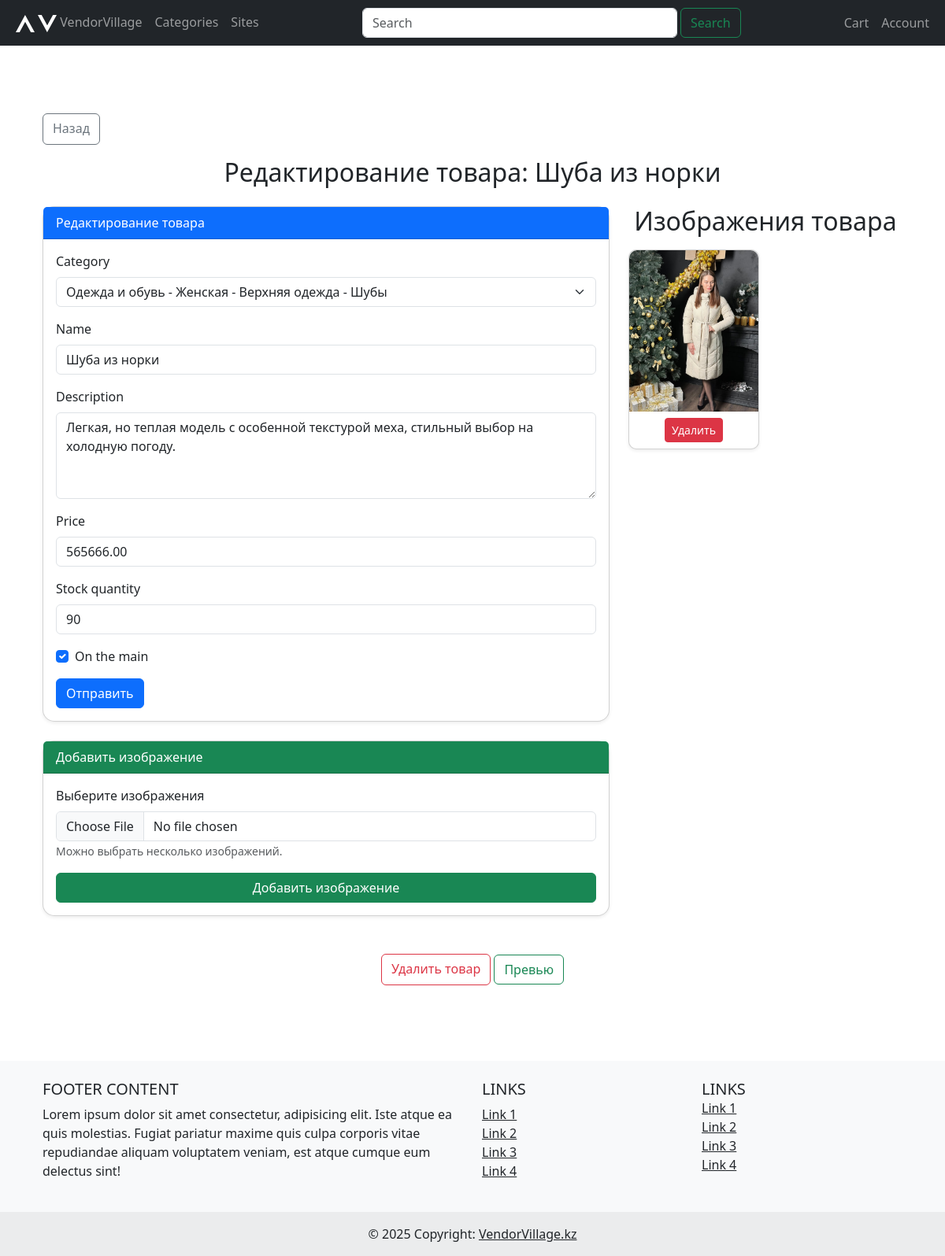
The app's page /marketplace/product/12/edit/ (signed in), older data.
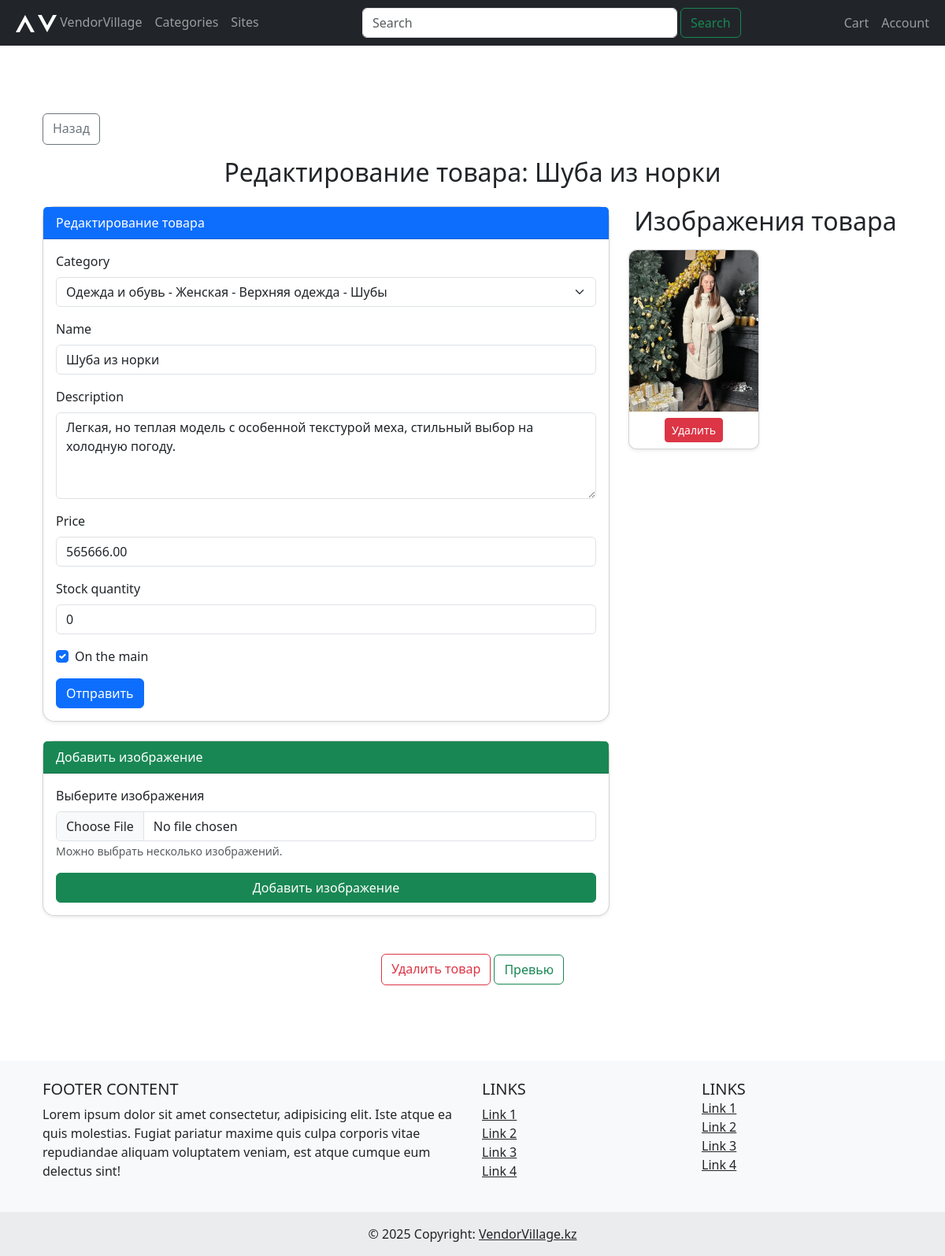
The same page, newer data.
### marketplace/models.py (models this page shows, shortened)
class Product(models.Model):
    business = models.ForeignKey(
        Business,  # или 'app_name.Business'
        on_delete=models.CASCADE,
        related_name='products',
        null=False,
        default=None,
    )
    category = models.ForeignKey(
        Category,
        on_delete=models.SET_NULL,
        blank=True,
        null=True,
        related_name='products'
    )
    name = models.CharField(max_length=200)
    description = models.TextField(blank=True, null=True)
    price = models.DecimalField(max_digits=10, decimal_places=2)
    discount = models.DecimalField(max_digits=10, decimal_places=2, default=None, null=True, blank=True)
    stock_quantity = models.PositiveIntegerField(default=0)
    on_the_main = models.BooleanField(default=False)
    created_at = models.DateTimeField(auto_now_add=True)
    updated_at = models.DateTimeField(auto_now=True)
    class Meta:
        verbose_name = 'Товар'
        verbose_name_plural = 'Товары'

### marketplace/views.py (the view)
# urls.py: path('product/<int:pk>/edit/', views.product_edit, name='product_edit'),
@login_required()
def product_edit(request, pk):
    product = get_object_or_404(Product, id=pk)
    if product.business.owner != request.user:
        raise Http404
    if request.method == "POST":
        if "save_product" in request.POST:
            product_form = ProductForm(request.POST, instance=product)
            image_form = ProductImageForm()  # пустая форма для изображения
            if product_form.is_valid():
                product_form.save()
                return redirect("marketplace:product_edit", pk=product.id)
        elif "upload_image" in request.POST:
            product_form = ProductForm(
                instance=product
            )  # форма товара для заполнения страницы
            image_form = ProductImageForm(request.POST, request.FILES)
            if image_form.is_valid():
                new_image = image_form.save(commit=False)
                new_image.product = product  # связываем изображение с товаром
                new_image.save()
                return redirect("marketplace:product_edit", pk=product.id)
    else:
        product_form = ProductForm(instance=product)
        image_form = ProductImageForm()
    images = (
        product.images.all()
    )  # получаем изображения, используя related_name 'images'
    context = {
        "product": product,
        "product_form": product_form,
        "image_form": image_form,
        "images": images,
    }
    return render(request, "marketplace/includes/product_edit.html", context)

### marketplace/forms.py
class ProductForm(forms.ModelForm):
    class Meta:
        model = Product
        fields = ['category', 'name', 'description', 'price', 'stock_quantity', 'on_the_main']
        widgets = {
            'description': forms.Textarea(attrs={'rows': 4}),
            'on_the_main': forms.CheckboxInput(attrs={'class': 'checkbox'}),
        }

class ProductImageForm(forms.ModelForm):
    class Meta:
        model = ProductImage
        fields = ['image']

### marketplace/models.py (called while the page is built)
    def __str__(self):
        ancestors = self.get_ancestors(include_self=False)
        return " - ".join([ancestor.name for ancestor in ancestors] + [self.name])

### templates/marketplace/includes/product_edit.html (shortened to what this page needs)
{% extends "base.html" %}
{% load django_bootstrap5 %}
{% load widget_tweaks %}
{% block content %}
<div class="container my-5">
  <div class="mb-3">
    <a href="{% url 'marketplace:business_product_list' product.business.id %}" class="btn btn-outline-secondary">
       Назад
    </a>
  </div>
  <h2 class="mb-4 text-center">Редактирование товара: {{ product.name }}</h2>
  <div class="row">
    <div class="col-md-8">
      <div class="card mb-4 shadow-sm" style="border-radius: 15px;">
        <div class="card-header bg-primary text-white">
          Редактирование товара
        </div>
        <div class="card-body">
           <form method="post" enctype="multipart/form-data">
            {% bootstrap_form product_form %}
            {% bootstrap_button button_type="submit" content="Отправить" name="save_product" %}
          </form>
        </div>
      </div>
      <div class="card mb-4 shadow-sm" style="border-radius: 15px;">
        <div class="card-header bg-success text-white">
          Добавить изображение
        </div>
        <div class="card-body">
          <form method="post" enctype="multipart/form-data">
            <div class="mb-3">
              <label for="{{ image_form.image.id_for_label }}" class="form-label">Выберите изображения</label>
              {% render_field image_form.image class="form-control" %}
              <small class="form-text text-muted">Можно выбрать несколько изображений.</small>
            </div>
            <button type="submit" name="upload_image" class="btn btn-success w-100">Добавить изображение</button>
          </form>
        </div>
      </div>
    </div>
    <div class="col-md-4">
      <h2 class="mb-3 text-center">Изображения товара</h2>
      {% if images %}
        <div class="row row-cols-2 row-cols-md-2 g-3">
          {% for image in images %}
            <div class="col">
              <div class="card shadow-sm" style="border-radius: 10px;">
                <img src="{{ image.image.url }}" alt="Изображение {{ forloop.counter }}" style="border-radius: 10px 10px 0 0;">
                <div class="card-body p-2 text-center">
                  <a href="{% url 'marketplace:product_image_delete' image.id %}" class="btn btn-danger btn-sm">Удалить</a>
                </div>
              </div>
            </div>
          {% endfor %}
        </div>
      {% else %}
        <p class="text-muted text-center">Нет изображений</p>
      {% endif %}
    </div>
  </div>
  <div class="text-center mt-4">
    <a href="{% url 'marketplace:product_delete' product.id %}" class="btn btn-outline-danger" onclick="return confirm('Вы действительно хотите удалить товар?');">
       Удалить товар
    </a>
      <a href="{% url 'marketplace:product_detail' product.id %}" class="btn btn-outline-success">Превью</a>
  </div>
</div>
{% endblock %}

Row changes from the older to the newer data that the page shows:
changed Product "Шуба из норки": stock_quantity "90" → "0"
